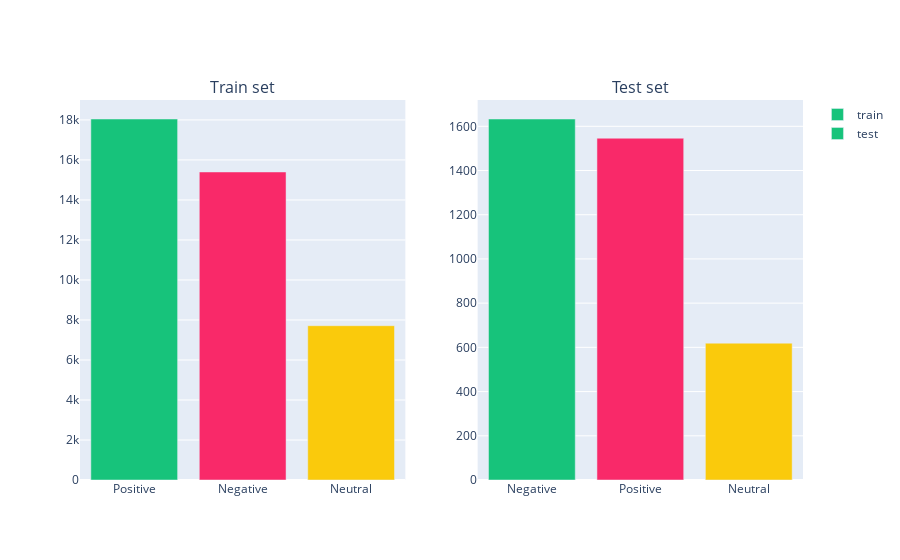

Source (notebook cell):
### Markdown cell above
The color codes used above to represent different levels of sentiments are to be used for the remaining of the study for Data Visualization.

### Code cell
from plotly.subplots import make_subplots
import plotly.graph_objects as go
fig=make_subplots(1,2,subplot_titles=('Train set','Test set'))
x=train.Sentiment.value_counts()
fig.add_trace(go.Bar(x=x.index,y=x.values,marker_color=['#17C37B','#F92969','#FACA0C'],name='train'),row=1,col=1)
x=test.Sentiment.value_counts()
fig.add_trace(go.Bar(x=x.index,y=x.values,marker_color=['#17C37B','#F92969','#FACA0C'],name='test'),row=1,col=2)

### Figure 1 — Plotly figure (JSON) as saved in the notebook; plotly's stock layout.template omitted (floating-point values rounded to 4 significant figures)
{"data": [{"marker": {"color": ["#17C37B", "#F92969", "#FACA0C"]}, "name": "train", "type": "bar", "x": ["Positive", "Negative", "Neutral"], "xaxis": "x", "y": [18046, 15398, 7713], "yaxis": "y"}, {"marker": {"color": ["#17C37B", "#F92969", "#FACA0C"]}, "name": "test", "type": "bar", "x": ["Negative", "Positive", "Neutral"], "xaxis": "x2", "y": [1633, 1546, 619], "yaxis": "y2"}], "layout": {"annotations": [{"font": {"size": 16}, "showarrow": false, "text": "Train set", "x": 0.225, "xanchor": "center", "xref": "paper", "y": 1, "yanchor": "bottom", "yref": "paper"}, {"font": {"size": 16}, "showarrow": false, "text": "Test set", "x": 0.775, "xanchor": "center", "xref": "paper", "y": 1, "yanchor": "bottom", "yref": "paper"}], "xaxis": {"anchor": "y", "domain": [0, 0.45]}, "xaxis2": {"anchor": "y2", "domain": [0.55, 1]}, "yaxis": {"anchor": "x", "domain": [0, 1]}, "yaxis2": {"anchor": "x2", "domain": [0, 1]}}}
